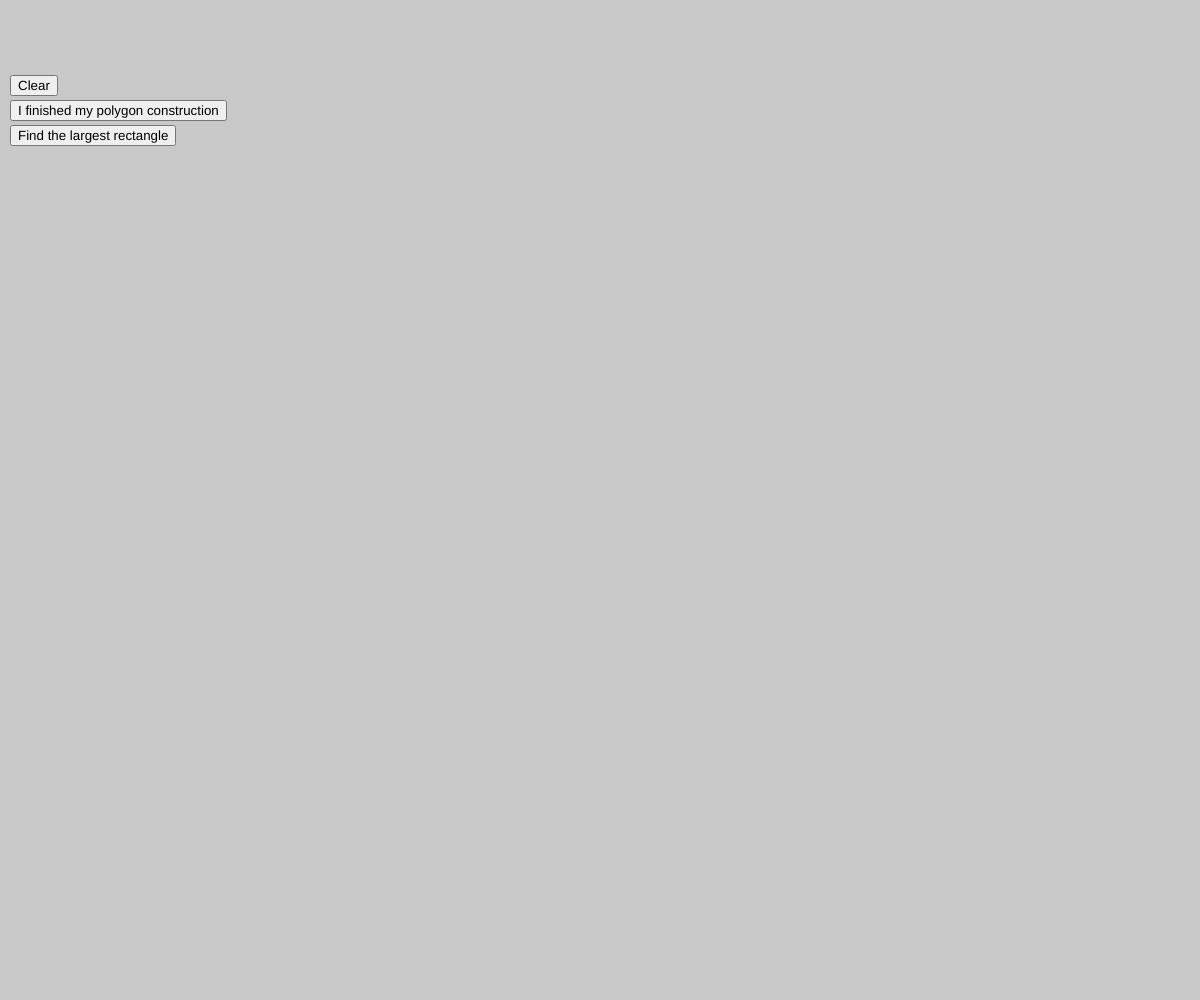
Frame 1 (no input)
Frame 60 (no input): identical to frame 1, image omitted
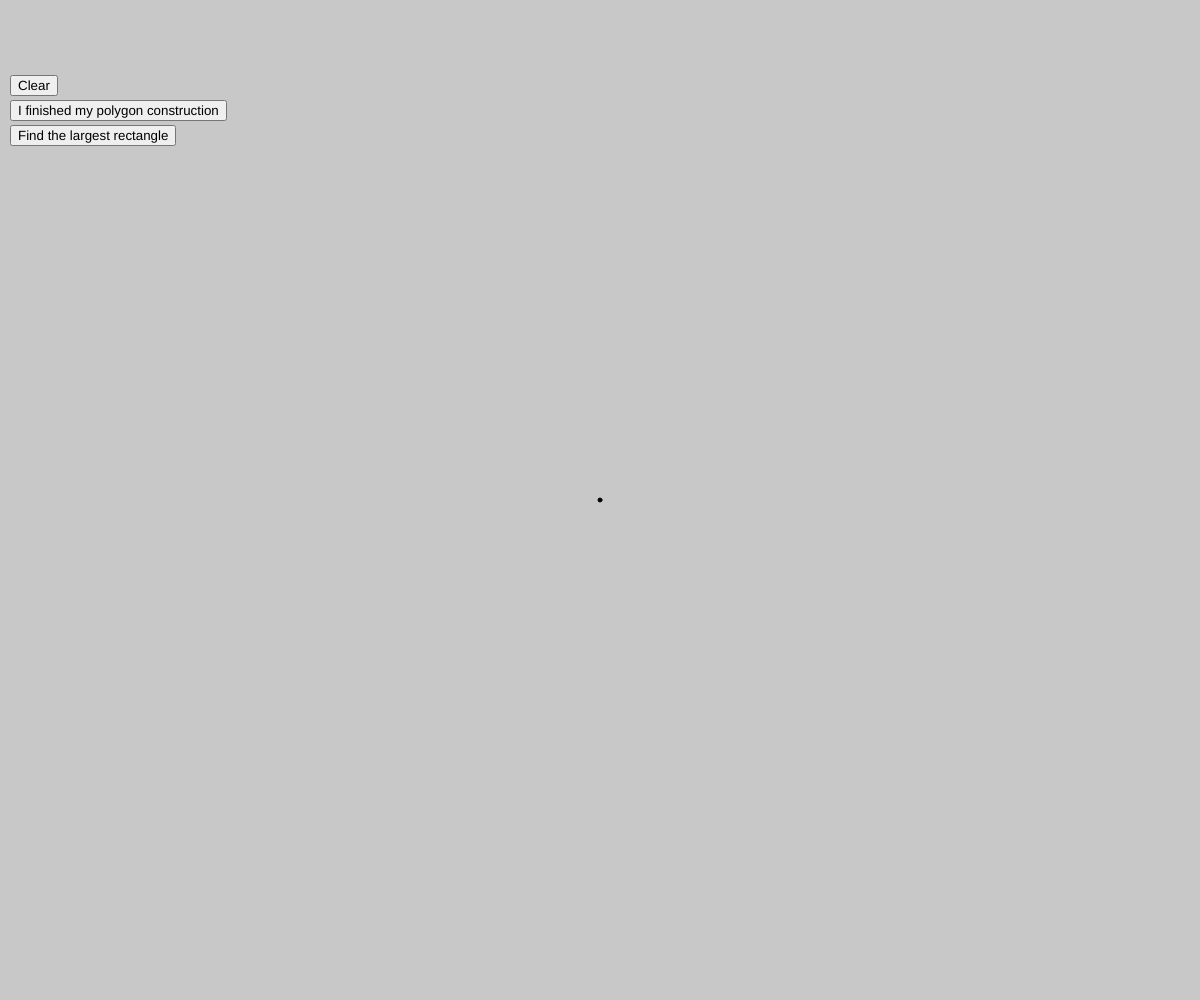
Frame 120 (the mouse pressed at the canvas centre since frame 60)

The p5.js sketch that drew these frames (run headless with seeded random() and noise() and a simulated clock; from frame 60 on, the mouse is pressed at the canvas centre):

// p5.js sketch
// ── sketch.js
/* eslint-disable no-undef, no-unused-vars */

class Point {
  constructor(x, y) {
    this.x = x;
    this.y = y;
  }
}

var points = [];
var vertices = [];

var SW = [];
var SE = [];
var NE = [];
var NW = [];
var array_r = [];

/*var P = 10;
var EPSILON = 0.1;
var U = [];
var V = [];*/

function setup() {
  createCanvas(windowWidth, windowHeight);

  // Put setup code here
  fill("black");
  textSize(40);
  button = createButton("Clear");
  button.position(10, 75);
  button.mousePressed(resetpoints);

  button = createButton("I finished my polygon construction");
  button.position(10, 100);
  button.mousePressed(convexhull);

  //for the purpose of testing, I always check the first drawed edge of the polygon
  button = createButton("Find the largest rectangle");
  button.position(10, 125);
  button.mousePressed(searchLargestRectangle);
}

function resetpoints() {
  points = [];
  vertices = [];
  SW = [];
  SE = [];
  NE = [];
  NW = [];
  U = [];
  V = [];
  array_r = [];
  document.getElementById("my_res").innerHTML = "Draw a set of points";
}

function draw() {
  background(200);
  for (i in points) {
    ellipse(points[i].x, points[i].y, 4, 4);
  }

  if (vertices.length !== 0) {
    line(
      vertices[0].x,
      vertices[0].y,
      vertices[vertices.length - 1].x,
      vertices[vertices.length - 1].y
    );
    for (let i = 0; i < vertices.length - 1; i = i + 1) {
      line(vertices[i].x, vertices[i].y, vertices[i + 1].x, vertices[i + 1].y);
    }
  }

  if (array_r.length !== 0) {
    noFill();
    rect(array_r[0], array_r[1], array_r[2], array_r[3]);
    fill("black");
  }

  
  /*
  stroke("red");
  for (i in U) {
    ellipse(U[i].x, U[i].y, 4, 4);
  }
  stroke("blue");
  for (i in V) {
    ellipse(V[i].x, V[i].y, 4, 4);
  }
  stroke("black");
  */
}

function mousePressed() {
  if (mouseX > 250 || mouseY > 100) {
    points.push(new Point(mouseX, mouseY));
  }

  //document.getElementById("my_res").innerHTML = mouseX + " , " + mouseY;
}

function convexhull() {
  //use graham scan to find the convex hull

  //first step is finding x min
  let min_i = 0;
  let min = points[0].x;
  for (i in points) {
    if (points[i].x <= min) {
      min = points[i].x;
      min_i = int(i);
    }
  }
  let point_min = points.splice(min_i, 1)[0];
  //console.log(point_min); //eline
  //order all points radially
  points = [point_min, ...points.slice(0)];
  let sorted_points = points.slice(1);
  sorted_points.sort(compare);

  points = [point_min, ...sorted_points.slice(0)];

  vertices = [points[0], points[1]];

  for (let i = 2; i < points.length; i = i + 1) {
    let l = vertices.length;
    while (isTurnRight(vertices[l - 2], vertices[l - 1], points[i])) {
      vertices.pop();
      l = vertices.length;
    }
    vertices.push(points[i]);
  }
  //console.log(vertices);
  points = JSON.parse(JSON.stringify(vertices));
  //console.log(points);
  //console.log(vertices);
}

function compare(b, c) {
  if (isTurnRight(points[0], b, c)) {
    return 1;
  } else {
    return -1;
  }
}

function isTurnRight(a, b, c) {
  det = b.x * c.y - a.x * c.y + a.x * b.y - b.y * c.x + a.y * c.x - a.y * b.x;
  if (det > 0) {
    return true;
  } else {
    return false;
  }
}

function isInside(a, b, c, q) {
  if (
    isTurnRight(a, b, q, false) &&
    isTurnRight(b, c, q, false) &&
    isTurnRight(c, a, q, false)
  ) {
    return true;
  } else if (
    !isTurnRight(a, b, q, false) &&
    !isTurnRight(b, c, q, false) &&
    !isTurnRight(c, a, q, false)
  ) {
    return true;
  } else {
    return false;
  }
}

function isInsideConvexHull(queryPoint) {
  //find the last right turn between the first point, the unknown one and the one we are checking
  limiteIndex = pointsBinarySearch(fct, queryPoint);
  //check if the point is inside the triangle
  return isInside(
    points[0],
    points[limiteIndex],
    points[limiteIndex + 1],
    queryPoint
  );
}

function pointsBinarySearch(f, queryPoint) {
  let i;
  let u = vertices.length;
  let l = 0;
  let flag = true;
  while (flag) {
    i = int((l + u) / 2);
    if (i === vertices.length - 1) {
      return i;
    }
    if (f(i, queryPoint) === false) {
      u = i;
      //i = int(arr.length / 2);
    } else if (f(i + 1, queryPoint) === true) {
      l = i;
      //i = int(arr.length / 2);
    } else {
      return i;
    }
    if (l === u) {
      return i;
    }
  }
}

function fct(i, qP) {
  return !isTurnRight(points[0], points[i], qP);
}

function BS_region(f, val, region) {
  let i;
  let u = region.length;
  let l = 0;
  let flag = true;
  if (u === 2) {
    return 0;
  }
  while (flag) {
    i = int((l + u) / 2);
    if (i === region.length - 1) {
      return i;
    }
    if (f(i, val, region) === false) {
      u = i;
      //i = int(arr.length / 2);
    } else if (f(i + 1, val, region) === true) {
      l = i;
      //i = int(arr.length / 2);
    } else {
      return i;
    }
    if (l === u) {
      return i;
    }
  }
}

function BS_edges(f, region, reg_name) {
  //CAREFULL POSSIBLE BUG IF REGION HAS ONLY 2 POINTS
  let i;
  let u = region.length;
  let l = 0;
  let flag = true;
  while (flag) {
    i = int((l + u) / 2);
    console.log("i", i);
    if (i === region.length - 1) {
      return i;
    }
    area1 = f(region[i].x, reg_name);
    area2 = f(region[i + 1].x, reg_name);
    if (area1 < area2) {
      u = i;
      //i = int(arr.length / 2);
    } else if (area1 > area2) {
      l = i;
      //i = int(arr.length / 2);
    } else {
      return i;
    }
    if (l + 1 === u) {
      return i;
    }
    if (l === u) {
      return i;
    }
  }
}

function x_south(i, val, region) {
  return region[i].x < val;
}
function x_north(i, val, region) {
  return region[i].x > val;
}
function y_west(i, val, region) {
  return region[i].y < val;
}
function y_east(i, val, region) {
  return region[i].y > val;
}

function BS_xMaxArea(f, region, reg_name, x_min, x_max) {
  //CAREFULL POSSIBLE BUG IF REGION HAS ONLY 2 POINTS
  let i;
  let u = x_max;
  let l = x_min;
  let flag = true;
  let counter = 0;
  while (flag && counter < 10) {
    counter = counter + 1;
    i = int((l + u) / 2);
    //console.log("i & counter", i, counter);
    area1 = f(i, reg_name);
    //console.log("area1", area1);
    area2 = f(i + 1, reg_name);

    //console.log("area2", area2);
    if (int(area1) > int(area2)) {
      u = i;
      //i = int(arr.length / 2);
    } else if (int(area1) < int(area2)) {
      l = i;
      //i = int(arr.length / 2);
    } else {
      return i;
    }
    //console.log("l & u", l, u);
    if (l === u || l + 1 === u) {
      return i;
    }
  }
}

function searchLargestRectangle() {
  //3pts on boundary version
  //1st separate the region
  maxY = points[0].y;
  i_maxY = 0;
  minY = points[0].y;
  i_minY = 0;
  maxX = points[0].x;
  i_maxX = 0;
  minX = points[0].x;
  i_minX = 0;
  for (let i = 0; i < points.length; i = i + 1) {
    if (points[i].x > maxX) {
      maxX = points[i].x;
      i_maxX = int(i);
    }
    if (points[i].y > maxY) {
      maxY = points[i].y;
      i_maxY = int(i);
    }
    if (points[i].x < minX) {
      console.log("case");
      minX = points[i].x;
      i_minX = int(i);
    }
    if (points[i].y < minY) {
      minY = points[i].y;
      i_minY = int(i);
    }
  }

  SW = points.slice(i_minX, (i_maxY + 1) % points.length);
  SE = points.slice(i_maxY, (i_maxX + 1) % points.length);
  if (i_minY === points.length - 1) {
    NE = points.slice(i_maxX);
  } else {
    NE = points.slice(i_maxX, (i_minY + 1) % points.length);
  }

  NW = points.slice(i_minY);
  NW.push(points[i_minX]);

  //have a function to find area of rectangle
  //given a x and the region where the point is
  //console.log((SE[1].x + SE[0].x) / 2);
  /*for (p in SW) {
    a = AreaofRectanglefromXandRegion(SW[p].x, "SW");
    console.log("area at", p, "is", a);
  }*/
  //For SW
  x_min_w = SW[0].x;
  x_max_w = Math.min(SW[SW.length - 1].x, NW[0].x);
  console.log(x_min_w, x_max_w);
  x_min_e = Math.max(NE[NE.length - 1].x, SE[0].x);
  x_max_e = NE[0].x;
  console.log(x_min_e, x_max_e);

  sol_w = BS_xMaxArea(
    AreaofRectanglefromXandRegion,
    SW,
    "SW",
    x_min_w,
    x_max_w
  );
  console.log("sol_w", sol_w);
  west_solution = AreaofRectanglefromXandRegion(sol_w, "SW");
  console.log("west sol");
  console.log(west_solution);
  //console.log("area", area_w);

  sol_e = BS_xMaxArea(
    AreaofRectanglefromXandRegion,
    SE,
    "SE",
    x_min_e,
    x_max_e
  );
  east_sol = AreaofRectanglefromXandRegion(sol_e, "SE");
  console.log("sol SE & area", sol_e, east_sol);

  if (west_solution > east_sol) {
    max_areaX = sol_w;
    res = AreaofRectanglefromXandRegion(sol_w, "SW");
    max_area = res[0];
    test_array = res[1];
    console.log(test_array);
  } else {
    max_areaX = sol_e;
    max_area = east_sol;
  }
  console.log("Max area is : ", max_area);
}

function AreaofRectanglefromXandRegion(x, region, verbose = true) {
  //region should be one of the four name "SW","SE","NE","NW"
  if (region === "SW") {
    domaine = SW;
  } else if (region === "SE") {
    domaine = SE;
  } else if (region === "NE") {
    domaine = NE;
  } else if (region === "NW") {
    domaine = NW;
  }
  x_min = domaine[0].x;
  x_max = domaine[domaine.length - 1].x;
  if (x_max < x_min) {
    t = x_max;
    x_max = x_min;
    x_min = t;
  }
  if (x < x_min || x > x_max) {
    return false;
  }
  let area = 0;

  //first step : find intersection of x with polygon -> y1 & y2
  if (region === "SW" || region === "NW") {
    v1 = BS_region(x_south, x, SW);
    v2 = BS_region(x_north, x, NW);

    y1 = find_y_intersection(SW[v1], SW[v1 + 1], x);
    y2 = find_y_intersection(NW[v2], NW[v2 + 1], x);

    E = SE.concat(NE);
    v3 = BS_region(y_east, y1, E);
    v4 = BS_region(y_east, y2, E);
    u1 = find_x_intersection(E[v3], E[v3 + 1], y1);
    u2 = find_x_intersection(E[v4], E[v4 + 1], y2);
    u = Math.min(u1, u2);

    area = Math.abs((u - x) * (y2 - y1));
    array_r = [x, y2, u - x, y1 - y2];
  }
  if (region === "SE" || region === "NE") {
    v1 = BS_region(x_south, x, SE);
    v2 = BS_region(x_north, x, NE);
    y1 = find_y_intersection(SE[v1], SE[v1 + 1], x);
    y2 = find_y_intersection(NE[v2], NE[v2 + 1], x);

    W = NW.concat(SW);
    v3 = BS_region(y_west, y1, W);
    v4 = BS_region(y_west, y2, W);
    u1 = find_x_intersection(W[v3], W[v3 + 1], y1);
    u2 = find_x_intersection(W[v4], W[v4 + 1], y2);
    u = Math.max(u1, u2);

    area = Math.abs((x - u) * (y2 - y1));
    array_r = [u, y2, x - u, y1 - y2];
  }
  if (verbose) {
    return [area, array_r];
  }
  return area;
}

function find_y_intersection(p1, p2, x) {
  let m = (p2.y - p1.y) / (p2.x - p1.x);
  let p = p1.y - m * p1.x;

  return m * x + p;
}

function find_x_intersection(p1, p2, y) {
  let m = (p2.y - p1.y) / (p2.x - p1.x);
  let p = p1.y - m * p1.x;

  return (y - p) / m;
}

function generateRandomPointsInside(numberOfPointsNeeded) {
  pointsList = [];
  maxY = 0;
  minY = 1000;
  maxX = 0;
  minX = points[0].x;
  for (let i = 0; i < points.length; i = i + 1) {
    if (points[i].x > maxX) {
      maxX = points[i].x;
    }
    if (points[i].y > maxY) {
      maxY = points[i].y;
    }
    if (points[i].y < minY) {
      minY = points[i].y;
    }
  }
  while (pointsList.length < numberOfPointsNeeded) {
    pointsList.push(generateOneInsidePoint(minX, maxX, minY, maxY));
  }
  return pointsList;
}

function generateOneInsidePoint(minX, maxX, minY, maxY) {
  y = Math.random() * (maxY - minY) + minY;
  x = Math.random() * (maxX - minX) + minX;
  newPoint = new Point(x, y);
  while (!isInsideConvexHull(newPoint)) {
    x = Math.random() * (maxX - minX) + minX;
    newPoint.x = x;
  }
  return newPoint;
}

function computeLargestRectangleUV() {
  console.log(
    Math.atan((points[1].y - points[0].y) / (points[1].x - points[0].x))
  );
}

// This Redraws the Canvas when resized
windowResized = function () {
  resizeCanvas(windowWidth, windowHeight);
};
